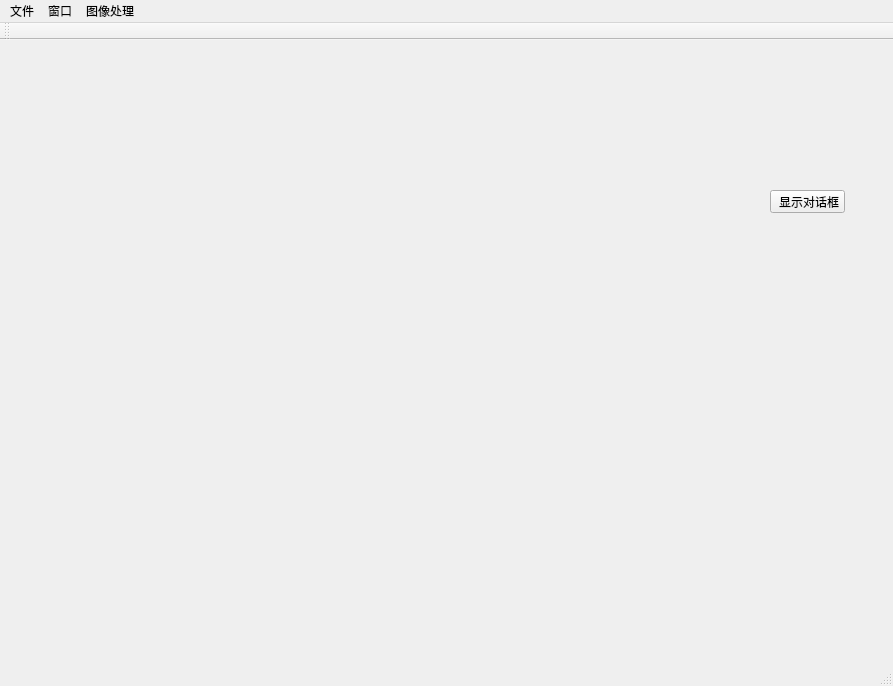
<?xml version="1.0" encoding="UTF-8"?>
<ui version="4.0">
 <class>AngstrongDemoClass</class>
 <widget class="QMainWindow" name="AngstrongDemoClass">
  <property name="geometry">
   <rect>
    <x>0</x>
    <y>0</y>
    <width>893</width>
    <height>686</height>
   </rect>
  </property>
  <property name="windowTitle">
   <string>AngstrongDemo</string>
  </property>
  <property name="windowIcon">
   <iconset>
    <normaloff>:/AngstrongDemo/image_ico/camera.jpg</normaloff>:/AngstrongDemo/image_ico/camera.jpg</iconset>
  </property>
  <widget class="QWidget" name="centralWidget">
   <widget class="QPushButton" name="pushButton">
    <property name="geometry">
     <rect>
      <x>770</x>
      <y>150</y>
      <width>75</width>
      <height>23</height>
     </rect>
    </property>
    <property name="text">
     <string> 显示对话框</string>
    </property>
   </widget>
  </widget>
  <widget class="QMenuBar" name="menuBar">
   <property name="geometry">
    <rect>
     <x>0</x>
     <y>0</y>
     <width>893</width>
     <height>23</height>
    </rect>
   </property>
   <widget class="QMenu" name="menu">
    <property name="title">
     <string>文件</string>
    </property>
   </widget>
   <widget class="QMenu" name="menu_2">
    <property name="title">
     <string>窗口</string>
    </property>
   </widget>
   <widget class="QMenu" name="menu_3">
    <property name="title">
     <string>图像处理</string>
    </property>
   </widget>
   <addaction name="menu"/>
   <addaction name="menu_2"/>
   <addaction name="menu_3"/>
  </widget>
  <widget class="QToolBar" name="mainToolBar">
   <attribute name="toolBarArea">
    <enum>TopToolBarArea</enum>
   </attribute>
   <attribute name="toolBarBreak">
    <bool>false</bool>
   </attribute>
  </widget>
  <widget class="QStatusBar" name="statusBar"/>
 </widget>
 <layoutdefault spacing="6" margin="11"/>
 <resources>
  <include location="AngstrongDemo.qrc"/>
 </resources>
 <connections/>
 <slots>
  <slot>on_showDlg_clicked()</slot>
  <slot>on_showWgt_clicked()</slot>
 </slots>
</ui>
